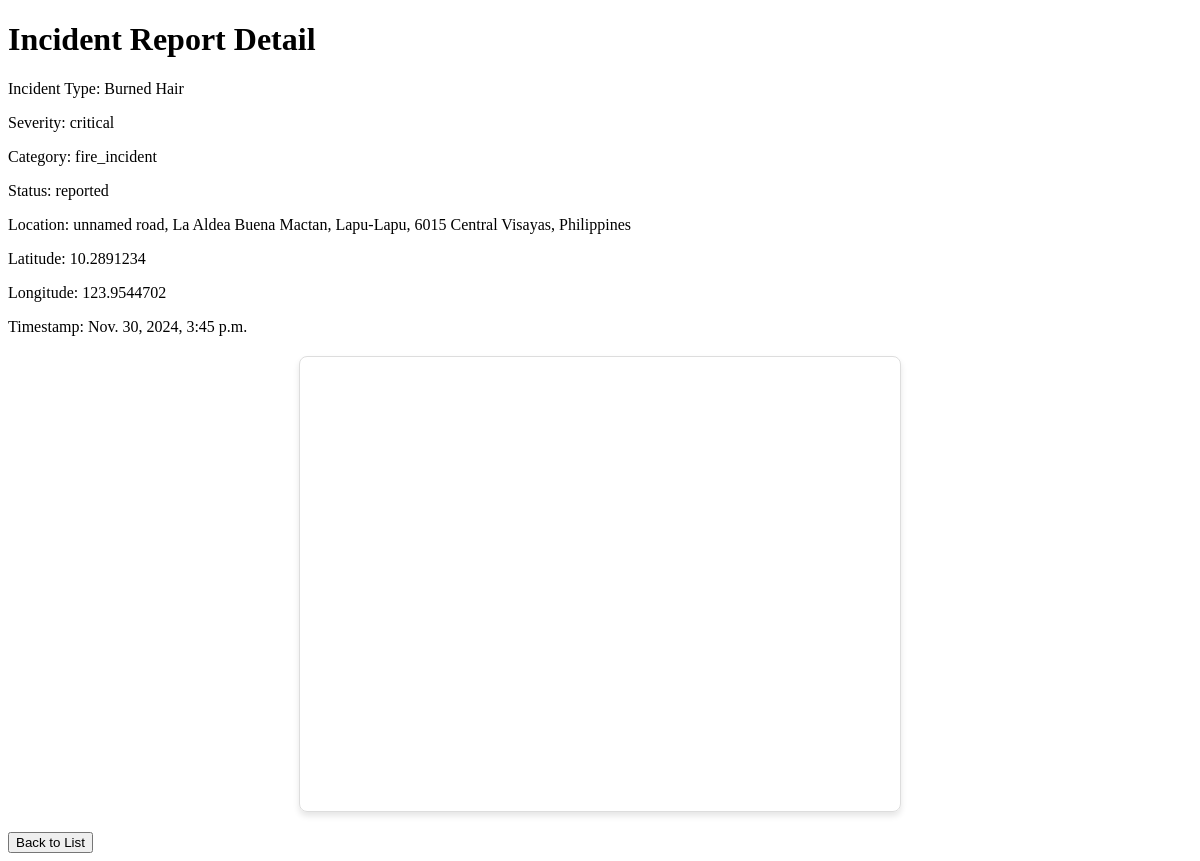
/incidents/8/ (signed in), run on the app's committed database.
### luwasapp/models.py (models this page shows, shortened)
class IncidentReport(models.Model):
    SEVERITY_CHOICES = [
        ('low', 'Low'),
        ('medium', 'Medium'),
        ('high', 'High'),
        ('critical', 'Critical'),
    ]
    STATUS_CHOICES = [
        ('reported', 'Reported'),
        ('in_progress', 'In Progress'),
        ('resolved', 'Resolved'),
        ('closed', 'Closed'),
    ]
    CATEGORY_CHOICES = [
        ('medical_emergency', 'Medical Emergency'),
        ('fire_incident', 'Fire Incident'),
        ('road_accident', 'Road Accident'),
        ('natural_disaster', 'Natural Disaster'),
        ('crime_related', 'Crime Related'),
        ('domestic_violence', 'Domestic Violence'),
        ('psychological_crisis', 'Psychological Crisis'),
        ('missing_person', 'Missing Person'),
        ('poisoning', 'Poisoning'),
        ('gas_leak', 'Gas Leak'),
        ('electrical_hazard', 'Electrical Hazard'),
        ('hazardous_materials', 'Hazardous Materials Spill'),
        ('flooding', 'Flooding'),
        ('earthquake', 'Earthquake'),
        ('typhoon', 'Typhoon'),
        ('animal_attack', 'Animal Attack'),
        ('terrorist_threat', 'Terrorist Threat/Attack'),
        ('building_collapse', 'Building Collapse'),
        ('public_disturbance', 'Public Disturbance'),
        ('child_abuse', 'Child Abuse'),
        ('elderly_abuse', 'Elderly Abuse'),
    ]
    reportid = models.AutoField(primary_key=True)
    incident_type = models.CharField(max_length=100)
    severity = models.CharField(max_length=25, choices=SEVERITY_CHOICES)
    category = models.CharField(max_length=255, choices=CATEGORY_CHOICES, blank=True)
    status = models.CharField(max_length=255, choices=STATUS_CHOICES, default= "reported", blank=True)
    location = models.CharField(max_length=255)
    latitude = models.FloatField(null=True, blank=True)
    longitude = models.FloatField(null=True, blank=True)
    timestamp = models.DateTimeField(auto_now_add=True)

### luwasapp/views.py (the view)
# urls.py: path('incidents/<int:pk>/', views.incident_detail_view, name='incident_detail'),
@login_required
def incident_detail_view(request, pk):
    incident = get_object_or_404(IncidentReport, pk=pk)
    is_assigned = IncidentAssignment.objects.filter(incident_report=incident, user=request.user).exists()
    return render(request, 'incident/detail.html', {'incident': incident, 'is_assigned': is_assigned})

### luwasapp/templates/incident/detail.html (shortened to what this page needs)
<!DOCTYPE html>
<html>
<head>
</head>
<body>
    <h1>Incident Report Detail</h1>
    <p>Incident Type: {{ incident.incident_type }}</p>
    <p>Severity: {{ incident.severity }}</p>
    <p>Category: {{ incident.category }}</p>
    <p>Status: {{ incident.status }}</p>
    <p>Location: {{ incident.location }}</p>
    <p>Latitude: {{ incident.latitude }}</p>
    <p>Longitude: {{ incident.longitude }}</p>
    <p>Timestamp: {{ incident.timestamp }}</p>
    <div class="map-container">
        <iframe
            src="https://www.google.com/maps/embed?pb=!1m0!3m2!1sen!2sus!4v0!6m8!1m7!1sCAoSLEFGMVFpcFBxRzJXZW9LUVlfNjU4aF9fZmMxa0FCWmVpdmFSRk5MR0Q0!2m2!1d{{ incident.latitude }}!2d{{ incident.longitude }}!3f0!4f0!5f1.2"
            allowfullscreen>
        </iframe>
    </div>
    <a href="{% url 'incident_list' %}"><button>Back to List</button></a>
</body>
</html>

### luwasapp/templates/incident/detail.html (style rules this page uses)
.map-container { width: 100%; max-width: 600px; margin: 20px auto; border: 1px solid #ddd; border-radius: 8px; overflow: hidden; box-shadow: 0 4px 6px rgba(0, 0, 0, 0.1); }
.map-container iframe { width: 100%; height: 450px; border: none; }

### data on the page
IncidentReport: incident_type "Burned Hair", severity "critical", category "fire_incident", status "reported", location "unnamed road, La Aldea Buena Mactan, Lapu-Lapu, 6015 Central Visayas, Philippines", latitude "10.2891234", longitude "123.9544702", timestamp "Nov. 30, 2024, 3:45 p.m."
